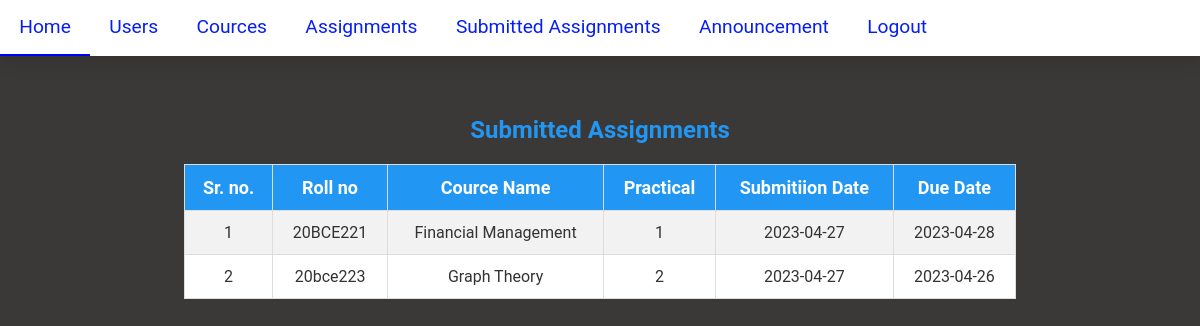
The page /admin_submitted.php on the database its author committed.
### tables this page shows
CREATE TABLE `submitted_assignment` (
  `id` int(11) NOT NULL,
  `roll_no` varchar(20) NOT NULL,
  `cource_name` varchar(200) NOT NULL,
  `pra_no` int(20) NOT NULL,
  `submission_date` date NOT NULL,
  `date` date NOT NULL
);

### admin_submitted.php (the view, shortened to what this page needs)
<?php
require_once 'db.php';
$query = "SELECT * FROM `submitted_assignment`";
$stmt = $conn->prepare($query);
$stmt->execute();
$result = $stmt->get_result();
?>
<!DOCTYPE html>
<html lang="en">
<head>
<link rel="stylesheet" href="style.css">
</head>
<body>
<?php include ('header.php'); ?>
	<h2>Submitted Assignments</h2>
    <div class="cource">
		<p>
		<table>
  			<tr>
    			<th>Sr. no.</th>
    			<th>Roll no</th>
    			<th>Cource Name</th>
    			<th>Practical</th>
    			<th>Submitiion Date</th>
    			<th>Due Date</th>
  			</tr>
			<?php
				$cnt=1;
				while ($row = mysqli_fetch_row($result)) {
			?>
					<?php
							if(date("Y-m-d") > $row[3]){
					?>
					<tr style="color:red;" >
					<?php
							}
							else{
					?>
					<tr>
					<?php
							}
					?>
    				<td> <?php echo $cnt++; ?> </td>
    				<td><?php echo $row[1]; ?></td>
    				<td><?php echo $row[2]; ?></td>
    				<td><?php echo $row[3]; ?></td>
    				<td><?php echo $row[4]; ?></td>
    				<td><?php echo $row[5]; ?></td>
  				</tr>
				<?php
					}
				?>
		</table>
		</p>
</div>
</body>
</html>

### style.css (style rules this page uses)
body { background-color: #3b3838; font-family: Arial, sans-serif; }

### admin_submitted.php (style rules this page uses)
body { background-color: #f2f2f2; font-family: Arial, sans-serif; }
h2 { color: #2196F3; text-align: center; margin-top: 40px; margin-bottom: 20px; }
table { border-collapse: collapse; width: 80%; margin: 0 auto; margin-bottom: 20px; }
th, td { text-align: center; vertical-align: middle; padding: 12px; border: 1px solid #ddd; }
th { background-color: #2196F3; color: #fff; font-weight: bold; font-size: 18px; }
td { font-size: 16px; background-color: #fff; color: #333; }
tr:nth-child(even) td { background-color: #f2f2f2; }

### header.php (style rules this page uses)
* { margin: 0px; padding: 0px; font-family: 'Roboto', sans-serif; }
.cource { display: flex; flex-wrap: wrap; margin:20px 80px; }

### rows shown on the page
submitted_assignment: roll_no "20BCE221", cource_name "Financial Management", pra_no "1", submission_date "2023-04-27", date "2023-04-28"
submitted_assignment: roll_no "20bce223", cource_name "Graph Theory", pra_no "2", submission_date "2023-04-27", date "2023-04-26"
